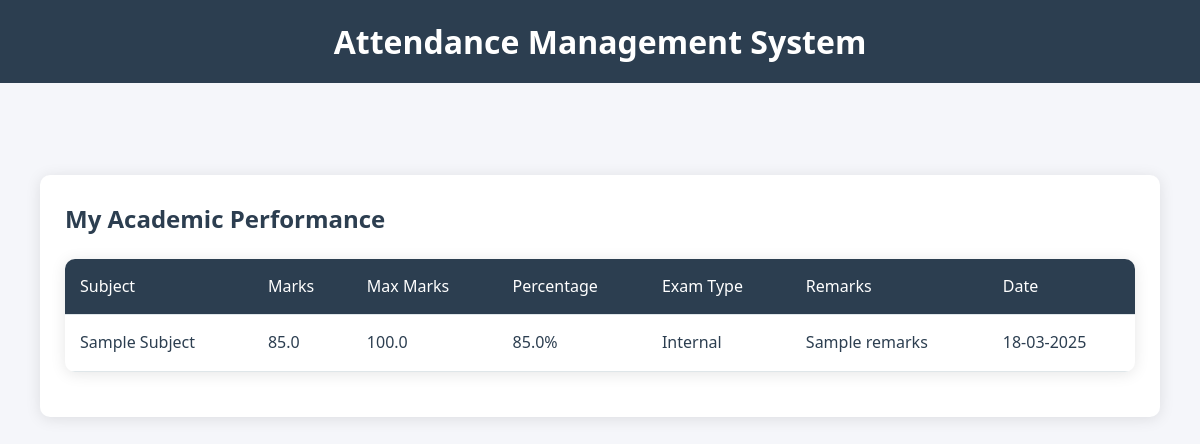
The app's page /student/marks (signed in) with its own data.
### app.py (models this page shows)
class Marks(db.Model):
    id = db.Column(db.Integer, primary_key=True)
    student_id = db.Column(db.Integer, db.ForeignKey('student.id'), nullable=False)
    subject = db.Column(db.String(50), nullable=False)
    marks = db.Column(db.Float, nullable=False)
    max_marks = db.Column(db.Float, nullable=False)
    exam_type = db.Column(db.String(50))  # Internal, External, etc.
    remarks = db.Column(db.Text)  # New field for remarks
    date_added = db.Column(db.DateTime, default=datetime.utcnow)

### app.py (the view)
@app.route('/student/marks')
def view_marks():
    if session.get('role') != 'student':
        return redirect(url_for('login'))
    student = Student.query.filter_by(user_id=session['user_id']).first()
    marks = Marks.query.filter_by(student_id=student.id).all()
    return render_template('student/marks.html', marks=marks)

### templates/student/marks.html
{% extends 'base.html' %}
{% block content %}
<div class="container">
    <div class="card">
        <h2>My Academic Performance</h2>
        {% if marks %}
            <div class="table-responsive">
                <table>
                    <thead>
                        <tr>
                            <th>Subject</th>
                            <th>Marks</th>
                            <th>Max Marks</th>
                            <th>Percentage</th>
                            <th>Exam Type</th>
                            <th>Remarks</th>
                            <th>Date</th>
                        </tr>
                    </thead>
                    <tbody>
                        {% for mark in marks %}
                        <tr>
                            <td>{{ mark.subject }}</td>
                            <td>{{ mark.marks }}</td>
                            <td>{{ mark.max_marks }}</td>
                            <td>{{ (mark.marks / mark.max_marks * 100) | round(2) }}%</td>
                            <td>{{ mark.exam_type }}</td>
                            <td>{{ mark.remarks or 'No remarks' }}</td>
                            <td>{{ mark.date_added.strftime('%d-%m-%Y') }}</td>
                        </tr>
                        {% endfor %}
                    </tbody>
                </table>
            </div>
        {% else %}
            <p>No marks available yet.</p>
        {% endif %}
    </div>
</div>
{% endblock %}

### templates/base.html (style rules this page uses)
:root { --primary: #2c3e50; --secondary: #34495e; --accent: #3498db; --success: #27ae60; --danger: #e74c3c; --light: #ecf0f1; --dark: #2c3e50; --text: #2c3e50; }
* { margin: 0; padding: 0; box-sizing: border-box; }
body { font-family: 'Segoe UI', Tahoma, Geneva, Verdana, sans-serif; background-color: #f5f6fa; color: var(--text); line-height: 1.6; }
.container { max-width: 1200px; margin: 0 auto; padding: 20px; }
.card { background: white; border-radius: 10px; box-shadow: 0 2px 15px rgba(0, 0, 0, 0.1); padding: 25px; margin: 20px 0; }
table { width: 100%; border-collapse: collapse; margin: 20px 0; background: white; border-radius: 10px; overflow: hidden; box-shadow: 0 2px 15px rgba(0, 0, 0, 0.1); }
th, td { padding: 15px; text-align: left; border-bottom: 1px solid #dfe6e9; }
th { background: var(--primary); color: white; font-weight: 500; }

### records on screen
Marks: subject "Sample Subject", marks "85.0", max_marks "100.0", (mark.marks/mark.max_marks*100)|round(2) "85.0", exam_type "Internal", remarks "Sample remarks", date_added "18-03-2025"
